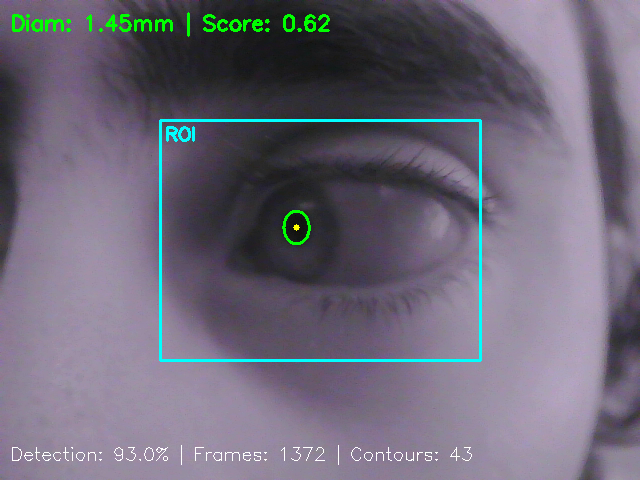
#> input picture debug_20251124_115639.png, 640 x 480 px, given in place of the camera
$ python acquisition_camera.py
#> lines starting #> are read from the running program, lines starting #| are printed output that depends on the picture; after the words box and inside, x2 and y2 are one past the last pixel; in counts of white or black regions, pixels touching at a corner belong together
# acquisition_camera.py (version anti-reflets)
import cv2
import numpy as np
import argparse
import json
from pathlib import Path
from enum import Enum

class PupilShape(Enum):
    """Types de pupille détectables."""
    CIRCULAR = 1
    ELLIPTICAL = 2
    HORIZONTAL = 3
    ANY = 4

class PupilTracker:
    """Détecteur de pupille avec suppression des reflets."""

    def __init__(self, camera_index=0, display=True, save_frames=False, output_dir="output_frames"):
#> in run, frame is the input picture: shape (480, 640, 3); mean B, G, R 119.8, 104.4, 109.3
        self.camera_index = camera_index
        self.display = display
        self.save_frames = save_frames
        self.output_dir = Path(output_dir) if save_frames else None
        self.cap = None
        self.is_running = False
        self.frame_count = 0

        self.pupil_shape = PupilShape.CIRCULAR

        # Paramètres optimisés pour ton cas
        self.params = {
            # ━━━ SUPPRESSION DES REFLETS ━━━
            'remove_reflections': True,           # ⭐ Activer l'inpainting
            'reflection_threshold': 220,          # Seuil pour détecter les reflets (blanc pur)
            'inpaint_radius': 5,                  # Rayon de reconstruction autour des reflets

            # ━━━ DÉTECTION PUPILLE (NOIR PUR) ━━━
            'hsv_value_max': 50,                  # ⭐ Plus strict (30-50 pour noir pur)
            'hsv_saturation_max': 100,            # ⭐ Réduit (évite l'iris marron)
            'use_lab_space': True,                # ⭐ Utilise L*a*b* au lieu de HSV
            'lab_l_max': 70,                      # Luminance max (Lab)

            # ━━━ CLAHE (CONTRASTE LOCAL) ━━━
            'use_clahe': True,                    # ⭐ Activé par défaut
            'clahe_clip_limit': 3.0,              # Limite de contraste
            'clahe_tile_size': 8,                 # Taille des tuiles

            # ━━━ ROI (RÉGION D'INTÉRÊT) ━━━
            'use_roi': True,                      # ⭐ Cherche uniquement au centre
            'roi_scale': 0.6,                     # Proportion de l'image (0.6 = 60% central)

            # ━━━ MORPHOLOGIE ━━━
            'morph_open_size': 3,
            'morph_close_size': 5,
            'use_gradient': False,                # Détection par gradient (optionnel)

            # ━━━ FILTRAGE GÉOMÉTRIQUE ━━━
            'min_area': 300,
            'max_area': 5000,
            'min_circularity': 0.7,               # ⭐ Plus strict (pupille = très ronde)
            'min_solidity': 0.8,                  # ⭐ Plus strict (forme pleine)
            'max_aspect_ratio': 1.5,              # ⭐ Plus strict (quasi-circulaire)
        }

        self.config_file = Path("pupil_tracker_config.json")
        self.load_params()

        if self.save_frames and self.output_dir:
            self.output_dir.mkdir(exist_ok=True, parents=True)

    def load_params(self):
        """Charge les paramètres depuis le fichier JSON."""
        if self.config_file.exists():
            try:
                with open(self.config_file, 'r') as f:
                    saved_params = json.load(f)
                    self.params.update(saved_params)
                    if 'pupil_shape' in saved_params:
                        self.pupil_shape = PupilShape(saved_params['pupil_shape'])
                    print(f"✅ Paramètres chargés depuis {self.config_file}")
            except Exception as e:
                print(f"⚠️ Erreur de chargement des paramètres: {e}")

    # [10 lines left out: function save_params, not called in this run]

    def create_control_window(self):
        """Crée une fenêtre avec des trackbars."""
        window_name = "Reglages Pupille"
        cv2.namedWindow(window_name, cv2.WINDOW_NORMAL)
        cv2.resizeWindow(window_name, 500, 700)

        def nothing(x):
            pass

        # Suppression reflets
        cv2.createTrackbar("Supprimer Reflets", window_name, int(self.params['remove_reflections']), 1, nothing)
        cv2.createTrackbar("Seuil Reflet", window_name, self.params['reflection_threshold'], 255, nothing)
        cv2.createTrackbar("Rayon Inpaint", window_name, self.params['inpaint_radius'], 20, nothing)

        # Détection couleur
        cv2.createTrackbar("Utiliser Lab", window_name, int(self.params['use_lab_space']), 1, nothing)
        cv2.createTrackbar("HSV Noir Max", window_name, self.params['hsv_value_max'], 100, nothing)
        cv2.createTrackbar("HSV Sat Max", window_name, self.params['hsv_saturation_max'], 255, nothing)
        cv2.createTrackbar("Lab L Max", window_name, self.params['lab_l_max'], 150, nothing)

        # CLAHE
        cv2.createTrackbar("CLAHE (0=OFF)", window_name, int(self.params['use_clahe']), 1, nothing)
        cv2.createTrackbar("CLAHE Clip x10", window_name, int(self.params['clahe_clip_limit'] * 10), 100, nothing)

        # ROI
        cv2.createTrackbar("ROI (0=OFF)", window_name, int(self.params['use_roi']), 1, nothing)
        cv2.createTrackbar("ROI Scale x100", window_name, int(self.params['roi_scale'] * 100), 100, nothing)

        # Morphologie
        cv2.createTrackbar("Morph Open", window_name, self.params['morph_open_size'], 15, nothing)
        cv2.createTrackbar("Morph Close", window_name, self.params['morph_close_size'], 15, nothing)

        # Filtrage
        cv2.createTrackbar("Aire Min", window_name, self.params['min_area'] // 10, 1000, nothing)
        cv2.createTrackbar("Aire Max", window_name, self.params['max_area'] // 10, 2000, nothing)
        cv2.createTrackbar("Circularite x100", window_name, int(self.params['min_circularity'] * 100), 100, nothing)
        cv2.createTrackbar("Solidite x100", window_name, int(self.params['min_solidity'] * 100), 100, nothing)
        cv2.createTrackbar("Aspect Ratio x10", window_name, int(self.params['max_aspect_ratio'] * 10), 50, nothing)

        return window_name

    def update_params_from_trackbars(self, window_name):
        """Met à jour les paramètres depuis les trackbars."""
        # Suppression reflets
        self.params['remove_reflections'] = bool(cv2.getTrackbarPos("Supprimer Reflets", window_name))
        self.params['reflection_threshold'] = cv2.getTrackbarPos("Seuil Reflet", window_name)
        self.params['inpaint_radius'] = max(1, cv2.getTrackbarPos("Rayon Inpaint", window_name))

        # Détection couleur
        self.params['use_lab_space'] = bool(cv2.getTrackbarPos("Utiliser Lab", window_name))
        self.params['hsv_value_max'] = cv2.getTrackbarPos("HSV Noir Max", window_name)
        self.params['hsv_saturation_max'] = cv2.getTrackbarPos("HSV Sat Max", window_name)
        self.params['lab_l_max'] = cv2.getTrackbarPos("Lab L Max", window_name)

        # CLAHE
        self.params['use_clahe'] = bool(cv2.getTrackbarPos("CLAHE (0=OFF)", window_name))
        self.params['clahe_clip_limit'] = cv2.getTrackbarPos("CLAHE Clip x10", window_name) / 10.0

        # ROI
        self.params['use_roi'] = bool(cv2.getTrackbarPos("ROI (0=OFF)", window_name))
        self.params['roi_scale'] = cv2.getTrackbarPos("ROI Scale x100", window_name) / 100.0

        # Morphologie
        morph_open = cv2.getTrackbarPos("Morph Open", window_name)
        morph_open = morph_open if morph_open % 2 == 1 else morph_open + 1
        self.params['morph_open_size'] = max(1, morph_open)

        morph_close = cv2.getTrackbarPos("Morph Close", window_name)
        morph_close = morph_close if morph_close % 2 == 1 else morph_close + 1
        self.params['morph_close_size'] = max(1, morph_close)

        # Filtrage
        self.params['min_area'] = cv2.getTrackbarPos("Aire Min", window_name) * 10
        self.params['max_area'] = cv2.getTrackbarPos("Aire Max", window_name) * 10
        self.params['min_circularity'] = cv2.getTrackbarPos("Circularite x100", window_name) / 100.0
        self.params['min_solidity'] = cv2.getTrackbarPos("Solidite x100", window_name) / 100.0
        self.params['max_aspect_ratio'] = cv2.getTrackbarPos("Aspect Ratio x10", window_name) / 10.0

    def remove_reflections(self, frame):
        """
        ⭐ ÉTAPE 1 : Suppression des reflets par inpainting.

        Principe :
        1. Détecter les zones blanches intenses (reflets)
        2. Créer un masque de ces zones
        3. Reconstruire ces zones par inpainting (interpolation des pixels voisins)
        """
        if not self.params['remove_reflections']:
            return frame, None

        # Convertir en niveaux de gris
        gray = cv2.cvtColor(frame, cv2.COLOR_BGR2GRAY)
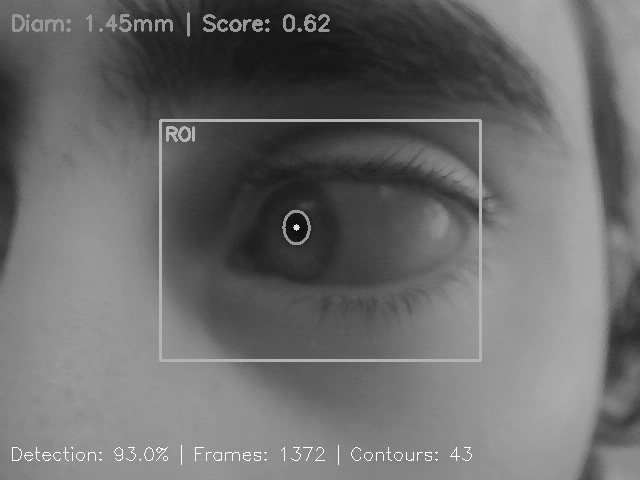
#> gray: shape (480, 640); min 12, max 255, mean 107.6

        # Détecter les reflets (pixels très blancs)
        _, reflection_mask = cv2.threshold(gray, self.params['reflection_threshold'], 255, cv2.THRESH_BINARY)
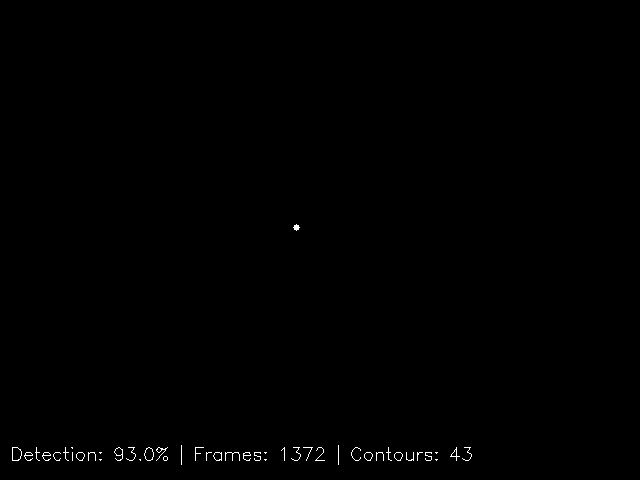
#> reflection_mask: shape (480, 640); 0.31% white in thin lines or dots, all inside (x1, y1, x2, y2) = (12, 224, 472, 465)

        # Dilater légèrement le masque (pour inclure les bords du reflet)
        kernel = np.ones((3, 3), np.uint8)
        reflection_mask = cv2.dilate(reflection_mask, kernel, iterations=1)
#> reflection_mask: shape (480, 640); 1.1% white; 33 white regions (8 under 20 px), largest, box (x1, y1, x2, y2) and area: (11, 446, 70, 462) 539, (143, 446, 169, 462) 289, (375, 446, 404, 462) 233

        # Inpainting : reconstruction des zones masquées
        # Méthode : cv2.INPAINT_TELEA (rapide) ou cv2.INPAINT_NS (plus lent mais meilleur)
        frame_no_reflections = cv2.inpaint(frame, reflection_mask, self.params['inpaint_radius'], cv2.INPAINT_TELEA)

        return frame_no_reflections, reflection_mask

    def get_roi(self, frame):
        """
        ⭐ Calcule la ROI (région centrale de l'image).

        Principe : La pupille est toujours au centre de l'image (si caméra bien positionnée).
        On ignore les bords (cils, paupières, fond).
        """
        if not self.params['use_roi']:
            return frame, (0, 0, frame.shape[1], frame.shape[0])

        h, w = frame.shape[:2]
        scale = self.params['roi_scale']

        # Calculer les coordonnées du rectangle central
        roi_w = int(w * scale)
        roi_h = int(h * scale)
        x = (w - roi_w) // 2
        y = (h - roi_h) // 2

        roi = frame[y:y+roi_h, x:x+roi_w]
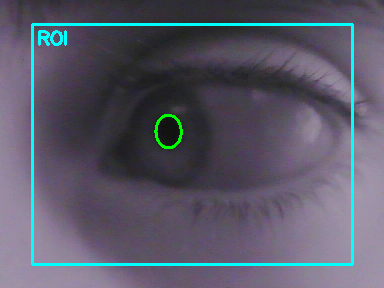
#> roi: shape (288, 384, 3); mean B, G, R 104.6, 89.4, 89.4
        return roi, (x, y, roi_w, roi_h)

    def preprocess_frame(self, frame):
        """
        ⭐ ÉTAPE 2 : Prétraitement adaptatif.

        Returns:
            mask: Masque binaire de la pupille
            debug_images: Dictionnaire d'images de debug
        """
        debug_images = {}

        # 1. Suppression des reflets
        frame_clean, reflection_mask = self.remove_reflections(frame)
        debug_images['reflections'] = reflection_mask
        debug_images['no_reflections'] = frame_clean

        # 2. Extraction de la ROI
        roi, (roi_x, roi_y, roi_w, roi_h) = self.get_roi(frame_clean)
#> roi_x = 128; roi_y = 96; roi_w = 384; roi_h = 288
        debug_images['roi_coords'] = (roi_x, roi_y, roi_w, roi_h)

        # 3. CLAHE (égalisation de contraste localisée)
        if self.params['use_clahe']:
            # Convertir en Lab (L = luminance, a/b = chrominance)
            lab = cv2.cvtColor(roi, cv2.COLOR_BGR2LAB)
#> lab: shape (288, 384, 3); mean of channels 0, 1, 2 97.8, 133.2, 120.1
            l, a, b = cv2.split(lab)
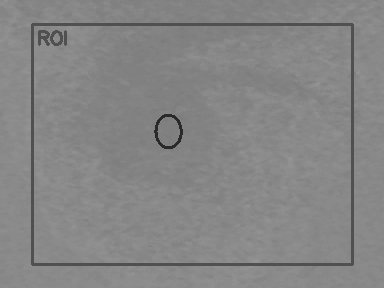
#> a: shape (288, 384); min 42, max 149, mean 133.2
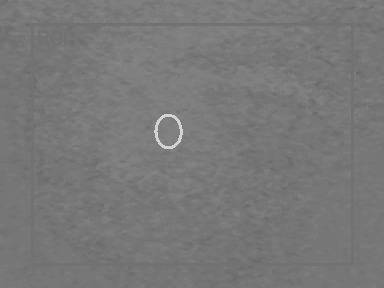
#> b: shape (288, 384); min 106, max 211, mean 120.1

            # Appliquer CLAHE uniquement sur le canal L
            clahe = cv2.createCLAHE(
                clipLimit=self.params['clahe_clip_limit'],
                tileGridSize=(self.params['clahe_tile_size'], self.params['clahe_tile_size'])
            )
            l = clahe.apply(l)

            # Recombiner
            roi = cv2.merge([l, a, b])
#> roi: shape (288, 384, 3); mean of channels 0, 1, 2 116.2, 133.2, 120.1
            roi = cv2.cvtColor(roi, cv2.COLOR_LAB2BGR)
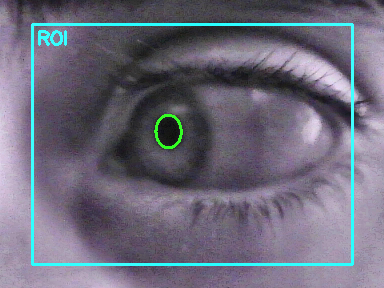
#> roi: shape (288, 384, 3); mean B, G, R 122.4, 106.6, 108.8
            debug_images['clahe'] = roi

        # 4. Détection par couleur (Lab ou HSV)
        if self.params['use_lab_space']:
            # ⭐ MÉTHODE Lab (RECOMMANDÉE) ⭐
            # Lab sépare mieux la luminance (L) de la couleur (a, b)
            lab = cv2.cvtColor(roi, cv2.COLOR_BGR2LAB)
#> lab: shape (288, 384, 3); mean of channels 0, 1, 2 115.8, 133.3, 120.1
            l, a, b = cv2.split(lab)

            # Détecter les pixels sombres (L faible)
            _, mask = cv2.threshold(l, self.params['lab_l_max'], 255, cv2.THRESH_BINARY_INV)
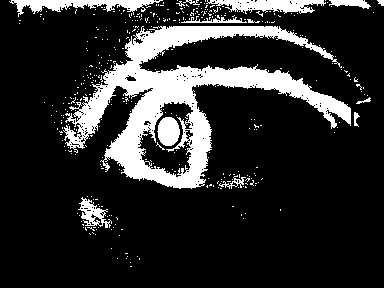
#> mask: shape (288, 384); 17.1% white; 386 white regions (373 under 20 px), largest, box (x1, y1, x2, y2) and area: (63, 26, 351, 189) 14219, (9, 0, 163, 17) 1141, (206, 0, 326, 14) 1033
            debug_images['lab_l'] = l
        else:
            # Méthode HSV (alternative)
            hsv = cv2.cvtColor(roi, cv2.COLOR_BGR2HSV)
            lower_black = np.array([0, 0, 0])
            upper_black = np.array([179, self.params['hsv_saturation_max'], self.params['hsv_value_max']])
            mask = cv2.inRange(hsv, lower_black, upper_black)
            debug_images['hsv'] = hsv

        # 5. Morphologie (nettoyage)
        kernel_open = cv2.getStructuringElement(cv2.MORPH_ELLIPSE,
                                                (self.params['morph_open_size'], self.params['morph_open_size']))
        mask = cv2.morphologyEx(mask, cv2.MORPH_OPEN, kernel_open)
#> mask: shape (288, 384); 15% white; 40 white regions (29 under 20 px), largest, box (x1, y1, x2, y2) and area: (65, 26, 351, 189) 13098, (13, 0, 155, 15) 1013, (215, 0, 325, 13) 938

        kernel_close = cv2.getStructuringElement(cv2.MORPH_ELLIPSE,
                                                 (self.params['morph_close_size'], self.params['morph_close_size']))
        mask = cv2.morphologyEx(mask, cv2.MORPH_CLOSE, kernel_close)
#> mask: shape (288, 384); 16.1% white; 14 white regions (5 under 20 px)
#> (the rest of the program and of its run is left out)
